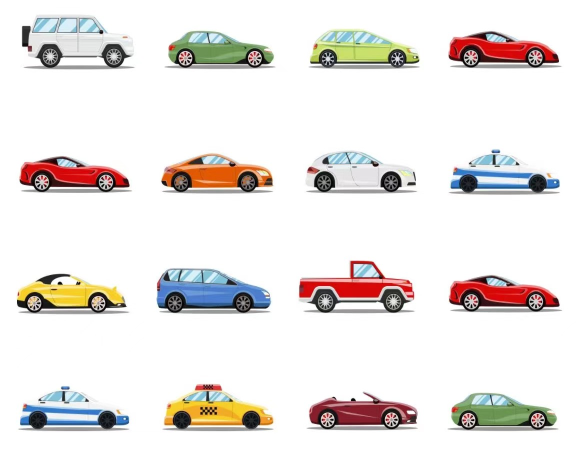
#> input picture test_6.jpg, 1158 x 902 px (shown at 1/2 size)
$ python 'Dynamic recognition of objects_3.py'
#> lines starting #> are read from the running program, lines starting #| are printed output that depends on the picture; after the words box and inside, x2 and y2 are one past the last pixel; in counts of white or black regions, pixels touching at a corner belong together
import cv2
import numpy as np

images=cv2.imread('test_6.jpg')
#> images is the input picture: shape (902, 1158, 3); mean B, G, R 226.9, 229.2, 233.5
gray=cv2.cvtColor(images,cv2.COLOR_BGR2GRAY)
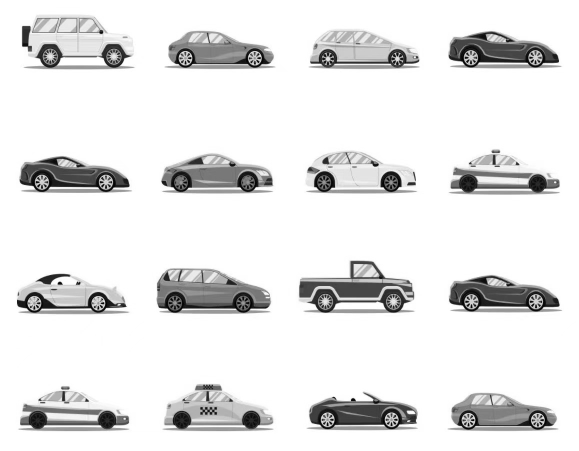
#> gray: shape (902, 1158) (shown at 1/2 size); min 0, max 255, mean 230.3

template=gray[150:220,255:380]
#> template: shape (70, 125); every value is 255

match=cv2.matchTemplate(gray,template,cv2.TM_CCOEFF_NORMED)
#> match: shape (833, 1034) float32; every value is 1
locations=np.where(match>=0.9)
#> locations = 861322 positions, rows 0 to 832, columns 0 to 1033

w,h=template.shape[0:2]
#> w = 70; h = 125
for p in zip(*locations[::-1]):
    x1,y1=p[0],p[1]
    x2,y2=x1+w,y1+h
    cv2.rectangle(images,(x1,y1),(x2,y2),(0,0,225),1)
#> this loop made 861322 passes
#> p on passes 1 to 3: (0, 0), (1, 0), (2, 0)
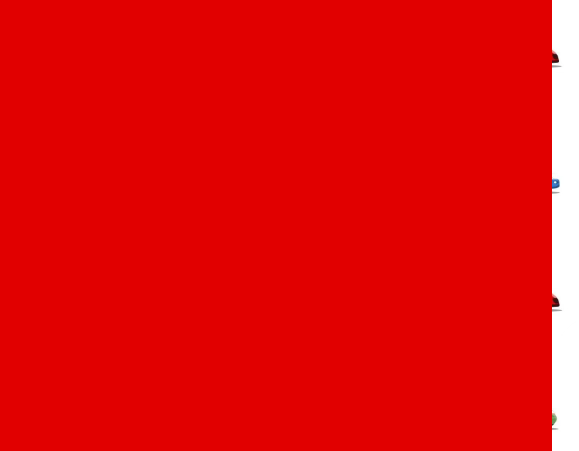
#> images: shape (902, 1158, 3) (shown at 1/2 size); mean B, G, R 11.7, 11.7, 226.2

cv2.imshow('image',images)
cv2.waitKey()

$ run again, with test_8.jpg copied over test_6.jpg
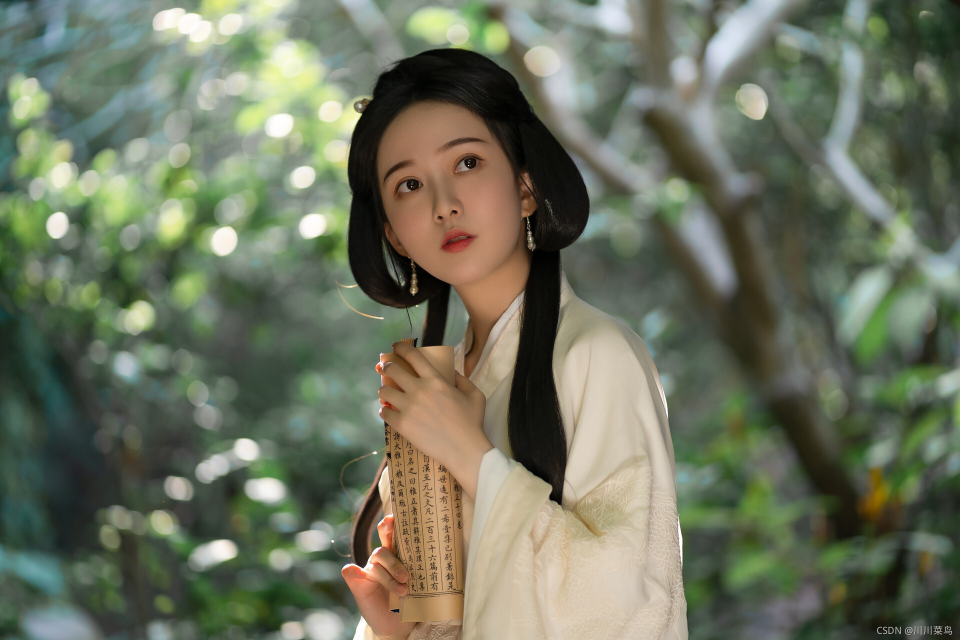
#> input picture test_8.jpg, 1920 x 1280 px (shown at 1/2 size)
#> images is the input picture: shape (1280, 1920, 3); mean B, G, R 94.9, 115.1, 109.1
#> `match=cv2.matchTemplate(gray,template,cv2.TM_CCOEFF_NORMED)`:
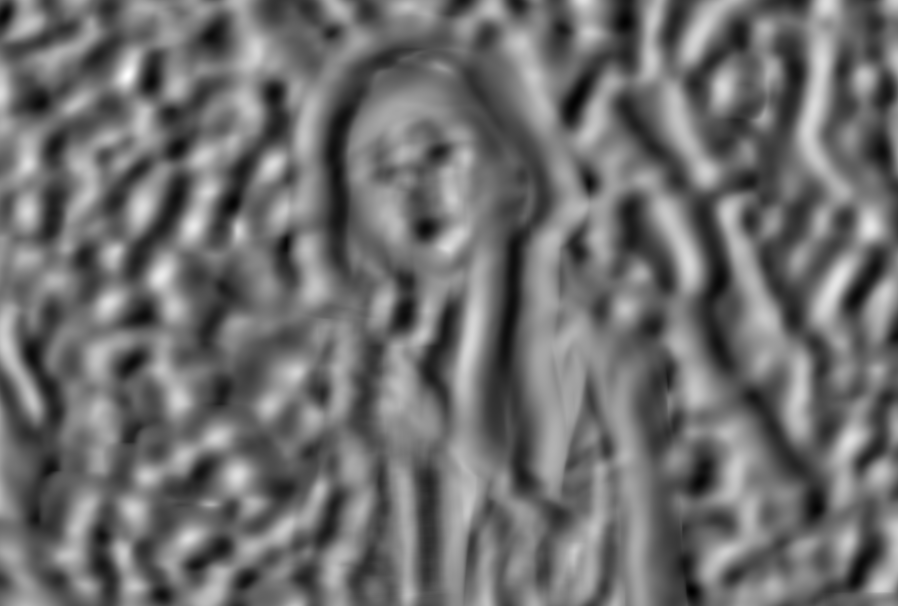
#> match: shape (1211, 1796) float32 (shown at 1/2 size); min -0.778, max 1, mean -0.00177; drawn with min black and max white
#> locations = 197 positions, rows 140 to 158, columns 248 to 262
#> the loop `for p in zip(*locations[::-1]):` made 197 passes
#> (x1, y1, x2, y2) on passes 1 to 3: (257, 140, 327, 265), (258, 140, 328, 265), (259, 140, 329, 265)
#> after the loop `for p in zip(*locations[::-1]):`:
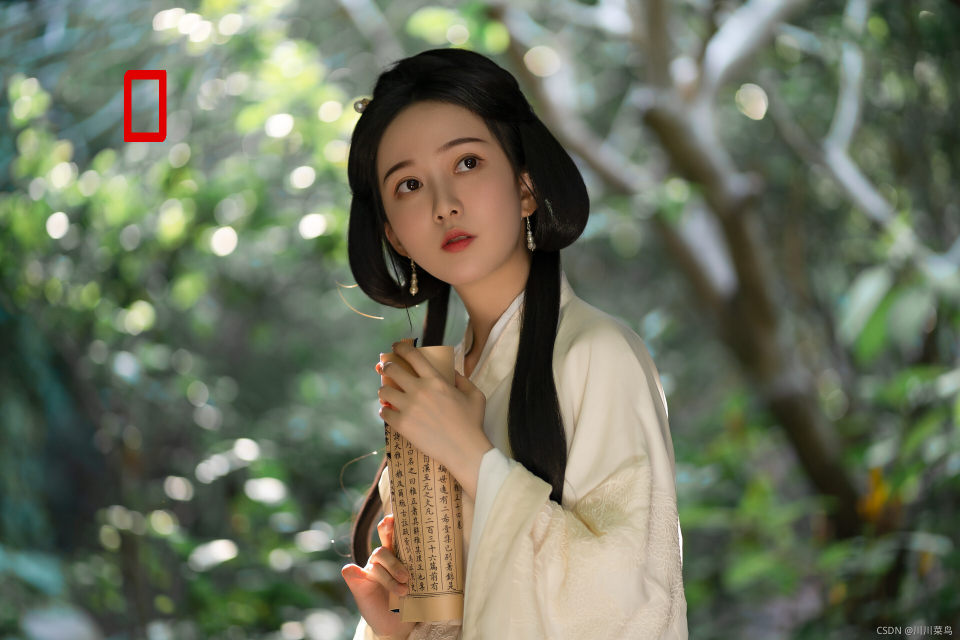
#> images: shape (1280, 1920, 3) (shown at 1/2 size); 0.26% of pixels changed, all inside (x1, y1, x2, y2) = (248, 140, 333, 284)
